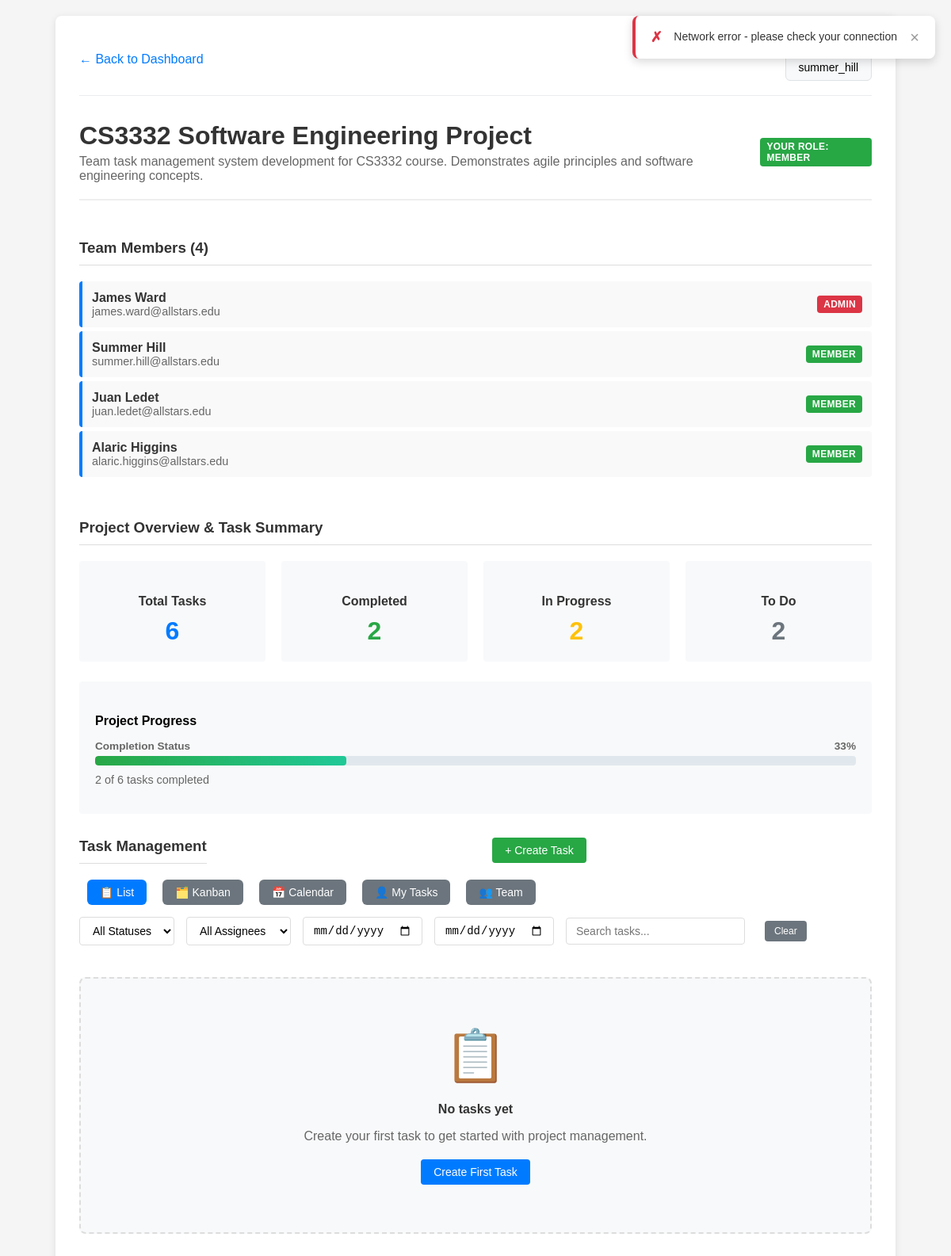
Page /project.php?id=1 (signed in) on the committed database.
### tables this page shows
CREATE TABLE users (
    user_id INT AUTO_INCREMENT PRIMARY KEY,
    username VARCHAR(50) UNIQUE NOT NULL,
    email VARCHAR(100) UNIQUE NOT NULL,
    password_hash VARCHAR(255) NOT NULL,
    name VARCHAR(100) NOT NULL,
    created_at TIMESTAMP DEFAULT CURRENT_TIMESTAMP
);

CREATE TABLE projects (
    project_id INT AUTO_INCREMENT PRIMARY KEY,
    title VARCHAR(100) NOT NULL,
    description TEXT,
    created_date TIMESTAMP DEFAULT CURRENT_TIMESTAMP,
    updated_at TIMESTAMP DEFAULT CURRENT_TIMESTAMP ON UPDATE CURRENT_TIMESTAMP
);

CREATE TABLE project_memberships (
    membership_id INT AUTO_INCREMENT PRIMARY KEY,
    project_id INT NOT NULL,
    user_id INT NOT NULL,
    role ENUM('member', 'admin') DEFAULT 'member',
    joined_at TIMESTAMP DEFAULT CURRENT_TIMESTAMP,
    UNIQUE KEY unique_membership (project_id, user_id),
    FOREIGN KEY (project_id) REFERENCES projects(project_id) ON DELETE CASCADE,
    FOREIGN KEY (user_id) REFERENCES users(user_id) ON DELETE CASCADE
);

### project.php (the view, shortened to what this page needs)
<?php
$currentUser = [
    'user_id' => $_SESSION['user_id'],
    'username' => $_SESSION['username'] ?? '',
    'role' => $_SESSION['role'] ?? 'user'
];
$host = 'localhost';
$dbname = 'ttpm_system';
$username = 'root';
$password = '';
$mysqli = new mysqli($host, $username, $password, $dbname);
$project_id = (int)($_GET['id'] ?? 0);
$stmt = $mysqli->prepare("SELECT role FROM project_memberships WHERE user_id = ? AND project_id = ?");
$stmt->bind_param("ii", $_SESSION['user_id'], $project_id);
$stmt->execute();
$result = $stmt->get_result();
$membership = $result->fetch_assoc();
$user_role = $membership['role'];
$stmt = $mysqli->prepare("SELECT * FROM projects WHERE project_id = ?");
$stmt->bind_param("i", $project_id);
$stmt->execute();
$result = $stmt->get_result();
$project = $result->fetch_assoc();
$stmt = $mysqli->prepare("
    SELECT pm.role, pm.joined_at, u.username, u.name, u.email, u.user_id
    FROM project_memberships pm
    JOIN users u ON pm.user_id = u.user_id
    WHERE pm.project_id = ?
    ORDER BY pm.role DESC, pm.joined_at ASC
");
$stmt->bind_param("i", $project_id);
$stmt->execute();
$result = $stmt->get_result();
$members = [];
while ($row = $result->fetch_assoc()) {
    $members[] = $row;
}
$taskMetrics = [
    'total_tasks' => 0,
    'completed_tasks' => 0,
    'in_progress_tasks' => 0,
    'todo_tasks' => 0,
    'completion_percentage' => 0
];
$stmt = $mysqli->prepare("
    SELECT
        COUNT(*) as total_tasks,
        SUM(CASE WHEN status = 'Done' THEN 1 ELSE 0 END) as completed_tasks,
        SUM(CASE WHEN status = 'In Progress' THEN 1 ELSE 0 END) as in_progress_tasks,
        SUM(CASE WHEN status = 'To Do' THEN 1 ELSE 0 END) as todo_tasks
    FROM tasks
    WHERE project_id = ?
");
$stmt->bind_param("i", $project_id);
$stmt->execute();
$result = $stmt->get_result();
if ($row = $result->fetch_assoc()) {
    $taskMetrics = $row;
    $taskMetrics['completion_percentage'] = $taskMetrics['total_tasks'] > 0
        ? round(($taskMetrics['completed_tasks'] / $taskMetrics['total_tasks']) * 100)
        : 0;
}
?>
<!DOCTYPE html>
<html lang="en">
<head>
    <link rel="stylesheet" href="assets/css/project.css">
    <link rel="stylesheet" href="assets/css/components.css">
</head>
<body>
    <div class="container">
        <nav class="navbar">
            <div class="navbar-nav">
                <a href="dashboard.php" class="back-link">← Back to Dashboard</a>
            </div>
            <div class="navbar-user">
                <div class="dropdown">
                    <button class="btn dropdown-toggle" type="button" id="userDropdown">
                        <?php echo htmlspecialchars($currentUser['username']); ?>
                    </button>
                </div>
            </div>
        </nav>
        <div class="header">
            <div>
                <h1 class="project-title"><?php echo htmlspecialchars($project['title']); ?></h1>
                <p class="text-muted" style="margin: 5px 0 0 0;">
                    <?php echo htmlspecialchars($project['description'] ?? 'No description provided'); ?>
                </p>
            </div>
            <div>
                <span class="role-badge role-<?php echo $user_role; ?>">
                    Your Role: <?php echo ucfirst($user_role); ?>
                </span>
            </div>
        </div>
        <div class="section">
            <h3>Team Members (<?php echo count($members); ?>)</h3>
            <ul class="member-list">
                <?php foreach ($members as $member): ?>
                    <li class="member-item">
                        <div class="member-info">
                            <div class="member-name">
                                <?php echo htmlspecialchars($member['name'] ?: $member['username']); ?>
                            </div>
                            <div class="member-email">
                                <?php echo htmlspecialchars($member['email']); ?>
                            </div>
                        </div>
                        <div class="member-actions">
                            <span class="role-badge role-<?php echo $member['role']; ?>"
                                  data-tooltip="User role: <?php echo ucfirst($member['role']); ?>">
                                <?php echo ucfirst($member['role']); ?>
                            </span>
                        </div>
                    </li>
                <?php endforeach; ?>
            </ul>
        </div>
        <div class="section">
            <h3>Project Overview & Task Summary</h3>
            <div class="task-metrics-grid">
                <div class="metric-card">
                    <h4 class="metric-title">Total Tasks</h4>
                    <div class="metric-value total" id="total-tasks-count">
                        <?php echo $taskMetrics['total_tasks']; ?>
                    </div>
                </div>
                <div class="metric-card">
                    <h4 class="metric-title">Completed</h4>
                    <div class="metric-value completed" id="completed-tasks-count">
                        <?php echo $taskMetrics['completed_tasks']; ?>
                    </div>
                </div>
                <div class="metric-card">
                    <h4 class="metric-title">In Progress</h4>
                    <div class="metric-value in-progress" id="in-progress-tasks-count">
                        <?php echo $taskMetrics['in_progress_tasks']; ?>
                    </div>
                </div>
                <div class="metric-card">
                    <h4 class="metric-title">To Do</h4>
                    <div class="metric-value todo" id="todo-tasks-count">
                        <?php echo $taskMetrics['todo_tasks']; ?>
                    </div>
                </div>
            </div>
            <div class="progress-overview">
                <h4>Project Progress</h4>
                <div class="project-progress">
                    <div class="progress-label">
                        <span><strong>Completion Status</strong></span>
                        <span><strong id="completion-percentage"><?php echo $taskMetrics['completion_percentage']; ?>%</strong></span>
                    </div>
                    <div class="progress-bar large">
                        <div class="progress-fill <?php echo $taskMetrics['completion_percentage'] == 0 ? 'zero' : ''; ?>"
                             id="progress-fill" style="width: <?php echo $taskMetrics['completion_percentage']; ?>%"></div>
                    </div>
                    <div class="progress-details" id="progress-details">
                        <?php if ($taskMetrics['total_tasks'] > 0): ?>
                            <?php echo $taskMetrics['completed_tasks']; ?> of <?php echo $taskMetrics['total_tasks']; ?> tasks completed
                        <?php else: ?>
                            No tasks created yet. Tasks will appear here once CS3-13 (Task Management) is implemented.
                        <?php endif; ?>
                    </div>
                </div>
            </div>
        </div>
        <div class="section member-only">
            <div class="section-header">
                <h3>Task Management</h3>
                <button id="create-task-btn" class="btn btn-success member-only"
                        onclick="showTaskModal(); return false;"
                        data-tooltip="Create a new task for this project">
                    + Create Task
                </button>
            </div>
            <div class="task-controls">
                <div class="view-toggle">
                    <button id="list-view-btn" class="btn btn-secondary active" data-tooltip="List view">
                        📋 List
                    </button>
                    <button id="kanban-view-btn" class="btn btn-secondary" data-tooltip="Kanban board">
                        🗂️ Kanban
                    </button>
                    <button id="calendar-view-btn" class="btn btn-secondary" data-tooltip="Calendar view">
                        📅 Calendar
                    </button>
                    <button id="mytasks-view-btn" class="btn btn-secondary" data-tooltip="My tasks">
                        👤 My Tasks
                    </button>
                    <button id="team-view-btn" class="btn btn-secondary" data-tooltip="Team view">
                        👥 Team
                    </button>
                </div>
                <div class="task-filters">
                    <select id="status-filter" class="filter-select">
                        <option value="">All Statuses</option>
                    </select>
                    <select id="assignee-filter" class="filter-select">
                        <option value="">All Assignees</option>
                    </select>
                    <input type="date" id="due-start-filter" class="filter-select" title="Due date from">
                    <input type="date" id="due-end-filter" class="filter-select" title="Due date to">
                    <input type="text" id="search-tasks" placeholder="Search tasks..." class="search-input">
                    <button type="button" id="clear-filters-btn" class="btn btn-secondary btn-small"
                            data-tooltip="Clear all filters">Clear</button>
                </div>
            </div>
            <div id="task-list-view" class="task-list-view">
                <div id="empty-state" class="empty-state" style="display: none;">
                    <div class="empty-icon">📋</div>
                    <h4>No tasks yet</h4>
                    <p>Create your first task to get started with project management.</p>
                    <button id="create-first-task-btn" class="btn btn-primary">Create First Task</button>
                </div>
            </div>
        </div>
    </div>
</body>
</html>

### assets/css/project.css (style rules this page uses)
body { font-family: Arial, sans-serif; margin: 0; padding: 20px; background-color: #f5f5f5; }
.container { max-width: 1000px; margin: 0 auto; background: white; padding: 30px; border-radius: 8px; box-shadow: 0 2px 10px rgba(0,0,0,0.1); }
.header { display: flex; justify-content: space-between; align-items: center; margin-bottom: 30px; padding-bottom: 20px; border-bottom: 2px solid #eee; }
.project-title { font-size: 2rem; margin: 0; color: #333; }
.role-badge { padding: 5px 12px; border-radius: 15px; font-size: 12px; font-weight: bold; color: white; }
.role-admin { background: #dc3545; }
.role-member { background: #28a745; }
.section { margin-bottom: 30px; }
.section h3 { color: #333; border-bottom: 1px solid #ddd; padding-bottom: 10px; margin-bottom: 20px; }
.member-list { list-style: none; padding: 0; margin: 0; }
.member-item { display: flex; justify-content: space-between; align-items: center; padding: 12px; margin: 5px 0; background: #f9f9f9; border-radius: 4px; border-left: 4px solid #007bff; }
.member-info { flex: 1; }
.member-name { font-weight: bold; color: #333; }
.member-email { color: #666; font-size: 0.9rem; }
.member-actions { display: flex; gap: 10px; align-items: center; }
.btn { padding: 8px 16px; border: none; border-radius: 4px; cursor: pointer; text-decoration: none; font-size: 14px; display: inline-block; text-align: center; }
.btn-primary { background: #007bff; color: white; }
.btn-success { background: #28a745; color: white; }
.btn-secondary { background: #6c757d; color: white; margin-left: 10px; }
.back-link { color: #007bff; text-decoration: none; margin-bottom: 20px; display: inline-block; }
.project-progress { margin-bottom: 15px; }
.progress-label { display: flex; justify-content: space-between; font-size: 0.85rem; color: #666; margin-bottom: 5px; }
.progress-bar { width: 100%; height: 8px; background: #e1e8ed; border-radius: 4px; overflow: hidden; }
.progress-fill { height: 100%; background: linear-gradient(90deg, #28a745, #20c997); border-radius: 4px; transition: width 0.3s ease; }
.task-metrics-grid { display: grid; grid-template-columns: repeat(auto-fit, minmax(200px, 1fr)); gap: 20px; margin-bottom: 25px; }
.metric-card { background: #f8f9fa; padding: 20px; border-radius: 4px; text-align: center; }
.metric-title { margin-bottom: 10px; color: #333; font-size: 1rem; font-weight: bold; }
.metric-value { font-size: 2rem; font-weight: bold; }
.metric-value.total { color: #007bff; }
.metric-value.completed { color: #28a745; }
.metric-value.in-progress { color: #ffc107; }
.metric-value.todo { color: #6c757d; }
.progress-overview { background: #f8f9fa; padding: 20px; border-radius: 4px; }
.progress-overview h4 { margin-bottom: 15px; }
.progress-bar.large { height: 12px; }
.progress-details { margin-top: 10px; font-size: 0.9rem; color: #666; }
.text-muted { color: #666; }
.section-header { display: flex; justify-content: space-between; align-items: center; margin-bottom: 20px; }
.section-header h3 { margin: 0; }
.task-filters { display: flex; gap: 15px; margin-bottom: 20px; align-items: center; flex-wrap: wrap; }
.filter-select, .search-input { padding: 8px 12px; border: 1px solid #ddd; border-radius: 4px; font-size: 14px; background: white; }
.search-input { flex: 1; min-width: 200px; }
.empty-state { text-align: center; padding: 60px 40px; background: #f8f9fa; border-radius: 8px; border: 2px dashed #ddd; }
.empty-icon { font-size: 4rem; margin-bottom: 20px; }
.empty-state h4 { color: #333; margin-bottom: 10px; }
.empty-state p { color: #666; margin-bottom: 20px; }
.btn-small { padding: 6px 12px; font-size: 12px; }
.task-controls { display: flex; justify-content: space-between; align-items: center; margin-bottom: 20px; flex-wrap: wrap; gap: 15px; }
.view-toggle { display: flex; gap: 10px; }
.view-toggle .btn { padding: 8px 16px; border-radius: 6px; transition: all 0.2s ease; }
.view-toggle .btn.active { background: #007bff; color: white; border-color: #007bff; }
.section { overflow: hidden; }

### rows in the picture
users: username "summer_hill"
projects: title "CS3332 Software Engineering Project", description "Team task management system development for CS3332 course. Demonstrates agile principles and software engineering concepts."
project_memberships: role "MEMBER", user.name "Summer Hill", user.email "summer.hill@allstars.edu"
project_memberships: user.name "James Ward", user.email "james.ward@allstars.edu", role "ADMIN"
project_memberships: user.name "Juan Ledet", user.email "juan.ledet@allstars.edu", role "MEMBER"
project_memberships: user.name "Alaric Higgins", user.email "alaric.higgins@allstars.edu", role "MEMBER"

### other values in the picture
count($members) "4"
$taskMetrics['total_tasks'] "6"
$taskMetrics['completed_tasks'] "2"
$taskMetrics['in_progress_tasks'] "2"
$taskMetrics['todo_tasks'] "2"
$taskMetrics['completion_percentage'] "33"
